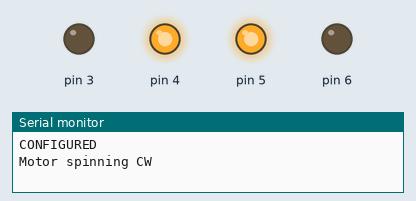
This sketch was run on a simulated Arduino Uno, built with avr-gcc and run on an emulated ATmega328P. On the bench: output pins drawn as LEDs (lit = HIGH), the last lines printed to the serial monitor.

Above: at 2.5 s.
At 5.5 s:
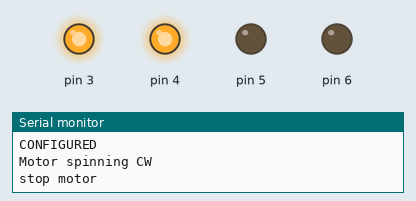
At 8.5 s:
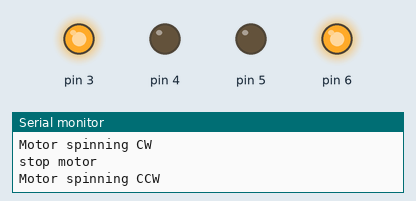
Timing chart, 0 to 15.6 s (numbered marks = the images above):
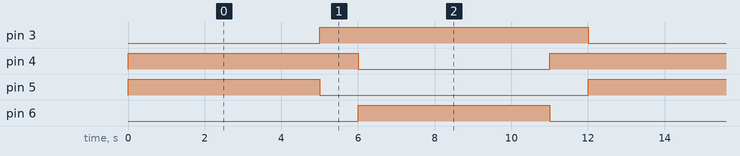

The sketch:

Motor_Contoller.ino
```cpp
/*
 * Code controls an h-bridge for Power Electronics Project.
 * Functions for PWM control added.
 * Feedback could also be done to contorl motor speed.
 */


void setup() {
Serial.begin(9600);
pinMode(3,OUTPUT);
pinMode(4,OUTPUT);
pinMode(5,OUTPUT);
pinMode(6,OUTPUT);
Serial.println("CONFIGURED");
}

void loop() {
  spin_motor_CW();
  delay(5000);
  stop_motor();
  delay(1000);
  spin_motor_CCW();
  delay(5000);
  stop_motor();
  delay(1000);
}

void stop_motor(){
  digitalWrite(4,HIGH);//PNP high side off
  digitalWrite(6,LOW);//NPN low side off
  digitalWrite(3,HIGH); //PNP high side off
  digitalWrite(5,LOW); //NPN low side off
  Serial.println("stop motor");
}

void spin_motor_CW(){
  digitalWrite(4,HIGH);//PNP high side off
  digitalWrite(6,LOW);//NPN low side off
  digitalWrite(3,LOW); //PNP high side on
  digitalWrite(5,HIGH); //NPN low side on
  Serial.println("Motor spinning CW");
}


void spin_motor_CCW(){
  digitalWrite(4,LOW);//PNP high side on
  digitalWrite(6,HIGH);//NPN low side on
  digitalWrite(3,HIGH); //PNP high side off
  digitalWrite(5,LOW); //NPN low side off
  Serial.println("Motor spinning CCW");
}

void variable_spin_CW(int spin){
  digitalWrite(4,HIGH);//PNP high side off
  digitalWrite(6,LOW);//NPN low side off
  analogWrite(3,spin); //PNP high side on with variable duty cycle
  digitalWrite(5,HIGH); //NPN low side on
}

void variable_spin_CCW(int spin){
  analogWrite(4,spin);//PNP high side on
  digitalWrite(6,HIGH);//NPN low side on
  digitalWrite(3,HIGH); //PNP high side off
  digitalWrite(5,LOW); //NPN low side off
}
```

Measured:
- by itself, pin 3: alternates HIGH for 7.0 s and LOW for 5.0 s
- by itself, pin 4: repeats every 12.0 s: LOW 5.0 s, HIGH 7.0 s
- by itself, pin 5, pin 6: alternates HIGH for 5.0 s and LOW for 7.0 s
